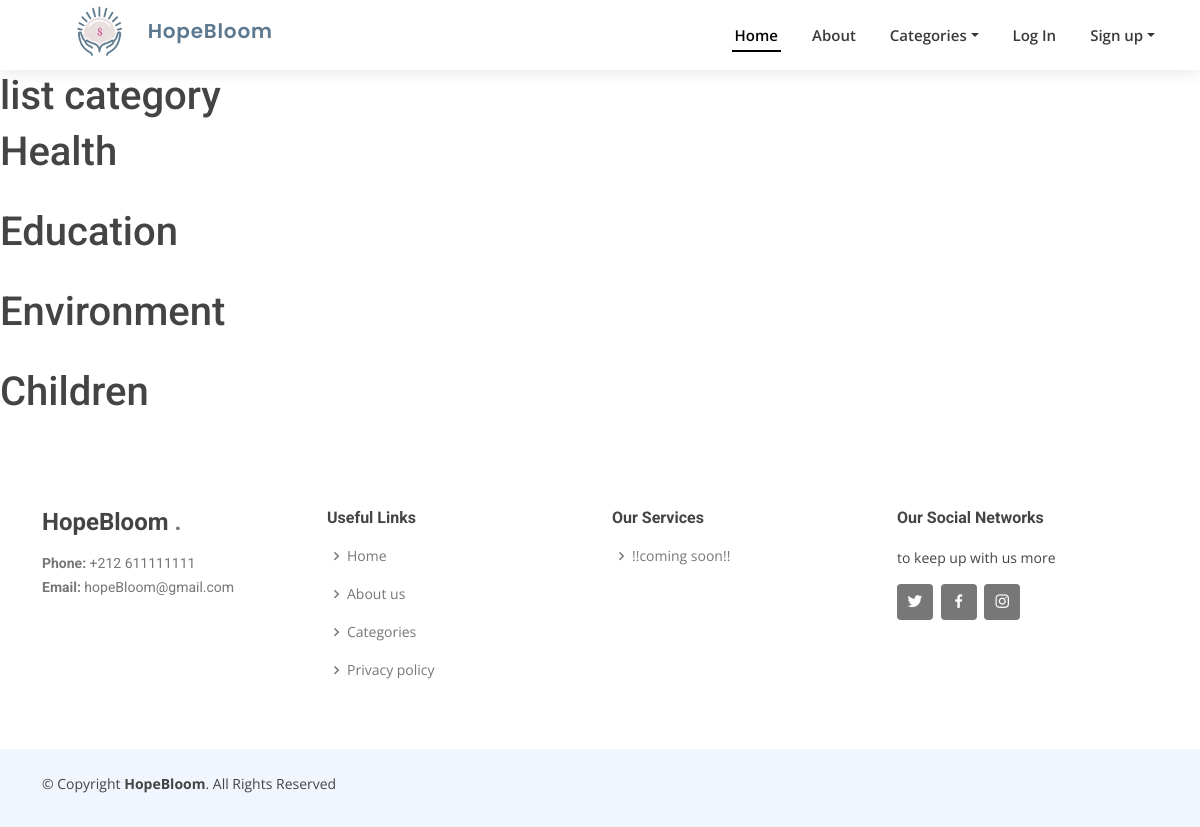
The app's page /categories/categories/ with its own data.
### categories/models.py (models this page shows, shortened)
class Category(models.Model):
    id=models.AutoField(primary_key=True, unique=True)
    name=models.CharField(max_length=50)
    objects = models.Manager()

### categories/views.py (the view)
# urls.py: path('categories/',views.categories,name='categories'),
def categories(request):
    return render(request, 'categories/categories.html',{'ct':Category.objects.all()})

### templates/categories/categories.html
{% extends 'base.html' %}
{%  block content %}
    <br>
    <br>
    <br>
    <h1>list category</h1>
    {% for x in ct %}
        <h1> {{x.name}}</h1>
        <br>
    {% endfor %}
{%  endblock content %}

### static/assets/css/style.css (style rules this page uses)
body { font-family: "Open Sans", sans-serif; color: #444444; }
h1, h2, h3, h4, h5, h6 { font-family: "Roboto", sans-serif; }

### records on screen
Category: name "Health"
Category: name "Education"
Category: name "Environment"
Category: name "Children"
